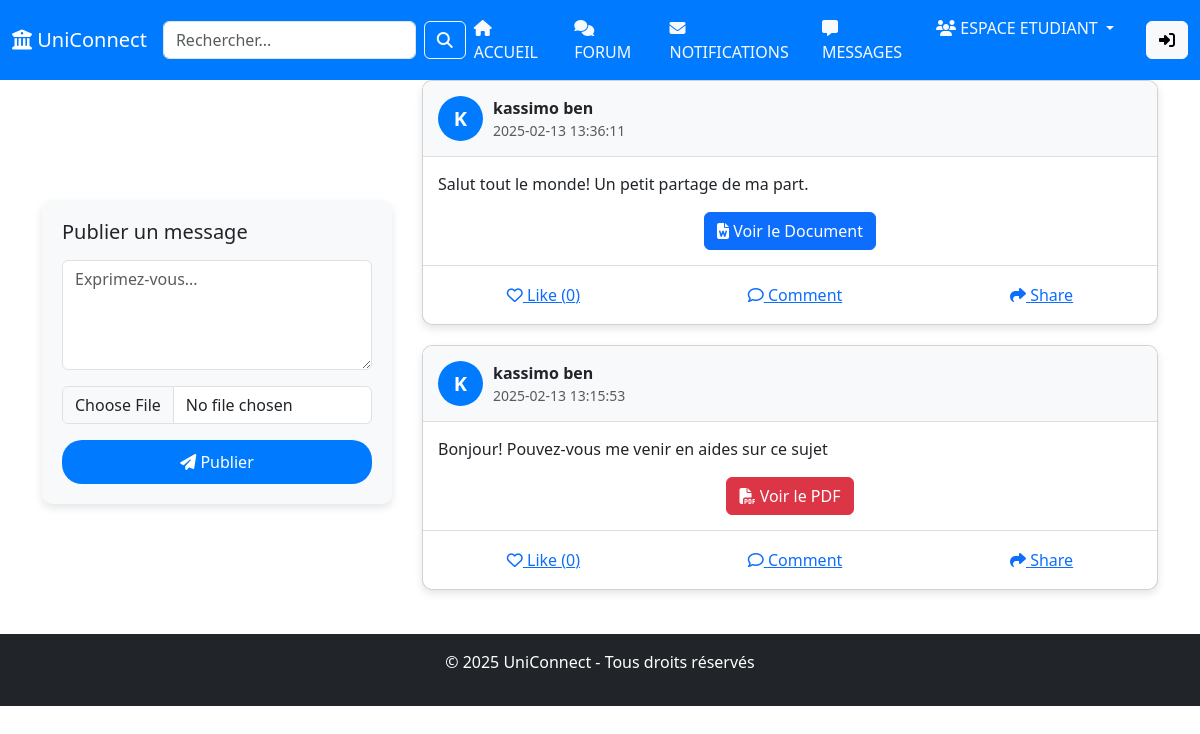
The app's page /publication/index.php (signed in), older data.
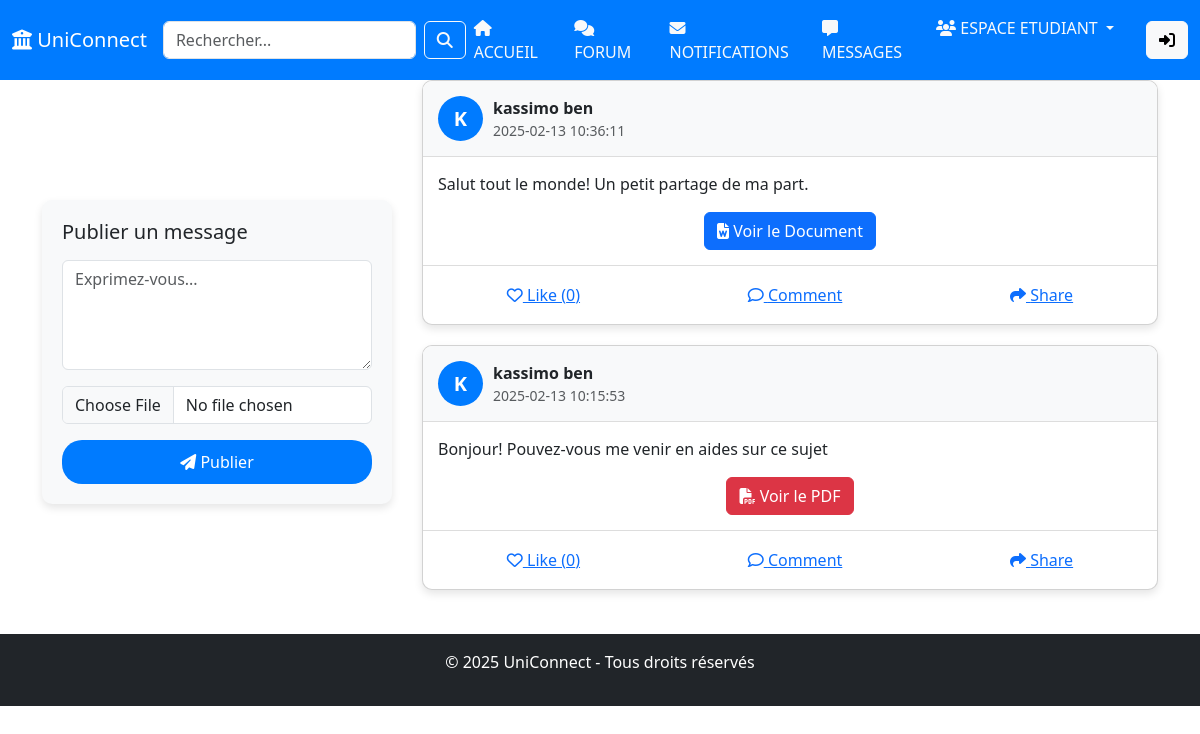
The same page, newer data.
### tables this page shows
CREATE TABLE `pub` (
  `id` int(11) NOT NULL,
  `etudiant_id` int(11) DEFAULT NULL,
  `contenu` text DEFAULT NULL,
  `fichier` varchar(255) DEFAULT NULL,
  `date_pub` timestamp NOT NULL DEFAULT current_timestamp()
);

CREATE TABLE `etudiant` (
  `id` int(11) NOT NULL,
  `nom` varchar(100) NOT NULL,
  `prenom` varchar(100) NOT NULL,
  `email` varchar(100) NOT NULL,
  `identification` varchar(50) NOT NULL,
  `password` varchar(255) NOT NULL
);

### publication/index.php (the view, shortened to what this page needs)
<?php
require_once "../db.php";
function getLikeCount($pubId) {
    global $conn;
    $stmt = $conn->prepare("SELECT COUNT(*) as count FROM likes WHERE pub_id = ?");
    if ($stmt) {
        $stmt->bind_param("i", $pubId);
        $stmt->execute();
        $result = $stmt->get_result();
        $count = 0;
        if ($row = $result->fetch_assoc()) {
            $count = $row['count'];
        }
        return $count;
    }
    return 0;
}
?>
<!DOCTYPE html>
<html lang="fr">
<head>
    <link rel="stylesheet" href="https://cdnjs.cloudflare.com/ajax/libs/font-awesome/6.4.2/css/all.min.css">
    <link rel="stylesheet" href="https://cdn.jsdelivr.net/npm/bootstrap@5.3.0/dist/css/bootstrap.min.css">
</head>
<body>
    <?php include "../nav/navBar.php"; ?>
    <div class="container mt-4">
        <div class="row">
        <div class="col-md-4">
            <div class="sticky-form">
            <h5 class="mb-3">Publier un message</h5>
            <form method="POST" enctype="multipart/form-data">
                <textarea name="post_content" class="form-control mb-3" rows="4" required placeholder="Exprimez-vous..."></textarea>
                <input type="file" name="post_file" class="form-control mb-3" accept="image/*,video/mp4,.pdf,.doc,.docx" onchange="previewFile()">
                <button class="post-btn" type="submit">
                <i class="fas fa-paper-plane"></i> Publier
                </button>
            </form>
            </div>
        </div>
        <div class="col-md-8">
            <?php
            $posts = $conn->query("SELECT pub.*, etudiant.nom, etudiant.prenom FROM pub JOIN etudiant ON pub.etudiant_id = etudiant.id ORDER BY pub.date_pub DESC");
            while ($post = $posts->fetch_assoc()):
            ?>
            <div class="card post-card">
                <div class="post-header">
                <div class="profile-initial">
                    <?php echo strtoupper(substr($post["nom"], 0, 1)); ?>
                </div>
                <div>
                    <strong><?php echo htmlspecialchars($post["nom"] . " " . $post["prenom"]); ?></strong>
                    <p class="text-muted small mb-0"><?php echo $post["date_pub"]; ?></p>
                </div>
                </div>
                <div class="post-content">
                <p><?php echo nl2br(htmlspecialchars($post["contenu"])); ?></p>
                <?php if (!empty($post["fichier"])): ?>
                    <div class="file-preview">
                    <?php
                        $fileType = strtolower(pathinfo($post["fichier"], PATHINFO_EXTENSION));
                        if (in_array($fileType, ["jpg", "jpeg", "png", "gif"])): ?>
                        <img src="<?php echo htmlspecialchars($post["fichier"]); ?>" alt="Image">
                    <?php elseif ($fileType == "mp4"): ?>
                        <video controls class="w-100">
                            <source src="<?php echo htmlspecialchars($post["fichier"]); ?>" type="video/mp4">
                        </video>
                    <?php elseif ($fileType == "pdf"): ?>
                        <a href="<?php echo htmlspecialchars($post["fichier"]); ?>" target="_blank" class="btn btn-danger">
                            <i class="fas fa-file-pdf"></i> Voir le PDF
                        </a>
                    <?php elseif (in_array($fileType, ["doc", "docx"])): ?>
                        <a href="<?php echo htmlspecialchars($post["fichier"]); ?>" target="_blank" class="btn btn-primary">
                            <i class="fas fa-file-word"></i> Voir le Document
                        </a>
                    <?php else: ?>
                        <a href="<?php echo htmlspecialchars($post["fichier"]); ?>" target="_blank" class="btn btn-secondary">
                            📄 Voir le fichier
                        </a>
                    <?php endif; ?>
                    </div>
                <?php endif; ?>
                </div>
                <div class="post-actions">
                <button class="btn btn-link like-btn" onclick="toggleLike(<?php echo $post['id']; ?>)">
                    <i class="far fa-heart"></i> Like (<span id="like-count-<?php echo $post['id']; ?>"><?php echo getLikeCount($post['id']); ?></span>)
                </button>
                <button class="btn btn-link" data-bs-toggle="collapse" data-bs-target="#comments-<?php echo $post['id']; ?>">
                    <i class="far fa-comment"></i> Comment
                </button>
                <button class="btn btn-link" onclick="sharePost('<?php echo $post['id']; ?>')">
                    <i class="fas fa-share"></i> Share
                </button>
                </div>
            </div>
            <?php endwhile; ?>
        </div>
        </div>
    </div>
    <?php include "../nav/footer.php" ?>
</body>
</html>

Row changes from the older to the newer data that the page shows:
changed pub "Salut tout le monde! Un petit partage de ma part.": date_pub "2025-02-13 13:36:11" → "2025-02-13 10:36:11"
changed pub "Bonjour! Pouvez-vous me venir en aides sur ce sujet": date_pub "2025-02-13 13:15:53" → "2025-02-13 10:15:53"
